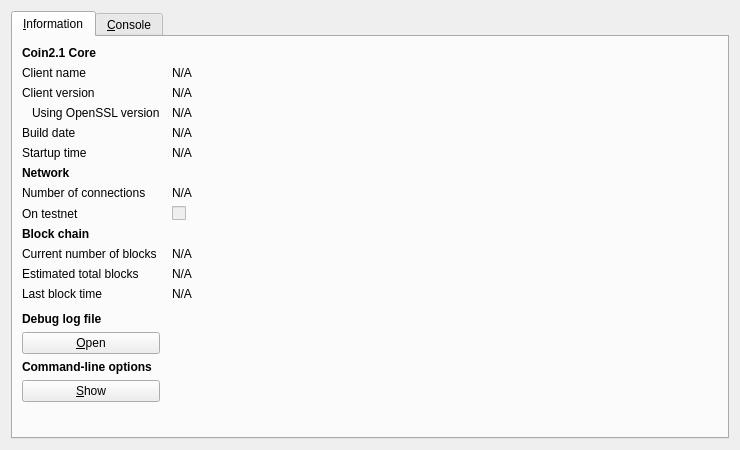
<?xml version="1.0" encoding="UTF-8"?>
<ui version="4.0">
 <class>RPCConsole</class>
 <widget class="QDialog" name="RPCConsole">
  <property name="geometry">
   <rect>
    <x>0</x>
    <y>0</y>
    <width>740</width>
    <height>450</height>
   </rect>
  </property>
  <property name="windowTitle">
   <string>Coin2.1 - Debug window</string>
  </property>
  <layout class="QVBoxLayout" name="verticalLayout_2">
   <item>
    <widget class="QTabWidget" name="tabWidget">
     <property name="currentIndex">
      <number>0</number>
     </property>
     <widget class="QWidget" name="tab_info">
      <attribute name="title">
       <string>&amp;Information</string>
      </attribute>
      <layout class="QGridLayout" name="gridLayout" columnstretch="0,1">
       <property name="horizontalSpacing">
        <number>12</number>
       </property>
       <item row="0" column="0">
        <widget class="QLabel" name="label_9">
         <property name="font">
          <font>
           <weight>75</weight>
           <bold>true</bold>
          </font>
         </property>
         <property name="text">
          <string>Coin2.1 Core</string>
         </property>
        </widget>
       </item>
       <item row="1" column="0">
        <widget class="QLabel" name="label_5">
         <property name="text">
          <string>Client name</string>
         </property>
        </widget>
       </item>
       <item row="1" column="1">
        <widget class="QLabel" name="clientName">
         <property name="cursor">
          <cursorShape>IBeamCursor</cursorShape>
         </property>
         <property name="text">
          <string>N/A</string>
         </property>
         <property name="textFormat">
          <enum>Qt::PlainText</enum>
         </property>
         <property name="textInteractionFlags">
          <set>Qt::LinksAccessibleByMouse|Qt::TextSelectableByKeyboard|Qt::TextSelectableByMouse</set>
         </property>
        </widget>
       </item>
       <item row="2" column="0">
        <widget class="QLabel" name="label_6">
         <property name="text">
          <string>Client version</string>
         </property>
        </widget>
       </item>
       <item row="2" column="1">
        <widget class="QLabel" name="clientVersion">
         <property name="cursor">
          <cursorShape>IBeamCursor</cursorShape>
         </property>
         <property name="text">
          <string>N/A</string>
         </property>
         <property name="textFormat">
          <enum>Qt::PlainText</enum>
         </property>
         <property name="textInteractionFlags">
          <set>Qt::LinksAccessibleByMouse|Qt::TextSelectableByKeyboard|Qt::TextSelectableByMouse</set>
         </property>
        </widget>
       </item>
       <item row="3" column="0">
        <widget class="QLabel" name="label_14">
         <property name="text">
          <string>Using OpenSSL version</string>
         </property>
         <property name="indent">
          <number>10</number>
         </property>
        </widget>
       </item>
       <item row="3" column="1">
        <widget class="QLabel" name="openSSLVersion">
         <property name="cursor">
          <cursorShape>IBeamCursor</cursorShape>
         </property>
         <property name="text">
          <string>N/A</string>
         </property>
         <property name="textFormat">
          <enum>Qt::PlainText</enum>
         </property>
         <property name="textInteractionFlags">
          <set>Qt::LinksAccessibleByMouse|Qt::TextSelectableByKeyboard|Qt::TextSelectableByMouse</set>
         </property>
        </widget>
       </item>
       <item row="4" column="0">
        <widget class="QLabel" name="label_12">
         <property name="text">
          <string>Build date</string>
         </property>
        </widget>
       </item>
       <item row="4" column="1">
        <widget class="QLabel" name="buildDate">
         <property name="cursor">
          <cursorShape>IBeamCursor</cursorShape>
         </property>
         <property name="text">
          <string>N/A</string>
         </property>
         <property name="textFormat">
          <enum>Qt::PlainText</enum>
         </property>
         <property name="textInteractionFlags">
          <set>Qt::LinksAccessibleByMouse|Qt::TextSelectableByKeyboard|Qt::TextSelectableByMouse</set>
         </property>
        </widget>
       </item>
       <item row="5" column="0">
        <widget class="QLabel" name="label_13">
         <property name="text">
          <string>Startup time</string>
         </property>
        </widget>
       </item>
       <item row="5" column="1">
        <widget class="QLabel" name="startupTime">
         <property name="cursor">
          <cursorShape>IBeamCursor</cursorShape>
         </property>
         <property name="text">
          <string>N/A</string>
         </property>
         <property name="textFormat">
          <enum>Qt::PlainText</enum>
         </property>
         <property name="textInteractionFlags">
          <set>Qt::LinksAccessibleByMouse|Qt::TextSelectableByKeyboard|Qt::TextSelectableByMouse</set>
         </property>
        </widget>
       </item>
       <item row="6" column="0">
        <widget class="QLabel" name="label_11">
         <property name="font">
          <font>
           <weight>75</weight>
           <bold>true</bold>
          </font>
         </property>
         <property name="text">
          <string>Network</string>
         </property>
        </widget>
       </item>
       <item row="7" column="0">
        <widget class="QLabel" name="label_7">
         <property name="text">
          <string>Number of connections</string>
         </property>
        </widget>
       </item>
       <item row="7" column="1">
        <widget class="QLabel" name="numberOfConnections">
         <property name="cursor">
          <cursorShape>IBeamCursor</cursorShape>
         </property>
         <property name="text">
          <string>N/A</string>
         </property>
         <property name="textFormat">
          <enum>Qt::PlainText</enum>
         </property>
         <property name="textInteractionFlags">
          <set>Qt::LinksAccessibleByMouse|Qt::TextSelectableByKeyboard|Qt::TextSelectableByMouse</set>
         </property>
        </widget>
       </item>
       <item row="8" column="0">
        <widget class="QLabel" name="label_8">
         <property name="text">
          <string>On testnet</string>
         </property>
        </widget>
       </item>
       <item row="8" column="1">
        <widget class="QCheckBox" name="isTestNet">
         <property name="enabled">
          <bool>false</bool>
         </property>
         <property name="text">
          <string/>
         </property>
        </widget>
       </item>
       <item row="9" column="0">
        <widget class="QLabel" name="label_10">
         <property name="font">
          <font>
           <weight>75</weight>
           <bold>true</bold>
          </font>
         </property>
         <property name="text">
          <string>Block chain</string>
         </property>
        </widget>
       </item>
       <item row="10" column="0">
        <widget class="QLabel" name="label_3">
         <property name="text">
          <string>Current number of blocks</string>
         </property>
        </widget>
       </item>
       <item row="10" column="1">
        <widget class="QLabel" name="numberOfBlocks">
         <property name="cursor">
          <cursorShape>IBeamCursor</cursorShape>
         </property>
         <property name="text">
          <string>N/A</string>
         </property>
         <property name="textFormat">
          <enum>Qt::PlainText</enum>
         </property>
         <property name="textInteractionFlags">
          <set>Qt::LinksAccessibleByMouse|Qt::TextSelectableByKeyboard|Qt::TextSelectableByMouse</set>
         </property>
        </widget>
       </item>
       <item row="11" column="0">
        <widget class="QLabel" name="label_4">
         <property name="text">
          <string>Estimated total blocks</string>
         </property>
        </widget>
       </item>
       <item row="11" column="1">
        <widget class="QLabel" name="totalBlocks">
         <property name="cursor">
          <cursorShape>IBeamCursor</cursorShape>
         </property>
         <property name="text">
          <string>N/A</string>
         </property>
         <property name="textFormat">
          <enum>Qt::PlainText</enum>
         </property>
         <property name="textInteractionFlags">
          <set>Qt::LinksAccessibleByMouse|Qt::TextSelectableByKeyboard|Qt::TextSelectableByMouse</set>
         </property>
        </widget>
       </item>
       <item row="12" column="0">
        <widget class="QLabel" name="label_2">
         <property name="text">
          <string>Last block time</string>
         </property>
        </widget>
       </item>
       <item row="12" column="1">
        <widget class="QLabel" name="lastBlockTime">
         <property name="cursor">
          <cursorShape>IBeamCursor</cursorShape>
         </property>
         <property name="text">
          <string>N/A</string>
         </property>
         <property name="textFormat">
          <enum>Qt::PlainText</enum>
         </property>
         <property name="textInteractionFlags">
          <set>Qt::LinksAccessibleByMouse|Qt::TextSelectableByKeyboard|Qt::TextSelectableByMouse</set>
         </property>
        </widget>
       </item>
       <item row="13" column="0">
        <spacer name="verticalSpacer_2">
         <property name="orientation">
          <enum>Qt::Vertical</enum>
         </property>
         <property name="sizeHint" stdset="0">
          <size>
           <width>20</width>
           <height>20</height>
          </size>
         </property>
        </spacer>
       </item>
       <item row="14" column="0">
        <widget class="QLabel" name="labelDebugLogfile">
         <property name="font">
          <font>
           <weight>75</weight>
           <bold>true</bold>
          </font>
         </property>
         <property name="text">
          <string>Debug log file</string>
         </property>
        </widget>
       </item>
       <item row="15" column="0">
        <widget class="QPushButton" name="openDebugLogfileButton">
         <property name="toolTip">
          <string>Open the Coin2.1 debug log file from the current data directory. This can take a few seconds for large log files.</string>
         </property>
         <property name="text">
          <string>&amp;Open</string>
         </property>
         <property name="autoDefault">
          <bool>false</bool>
         </property>
        </widget>
       </item>
       <item row="16" column="0">
        <widget class="QLabel" name="labelCLOptions">
         <property name="font">
          <font>
           <weight>75</weight>
           <bold>true</bold>
          </font>
         </property>
         <property name="text">
          <string>Command-line options</string>
         </property>
        </widget>
       </item>
       <item row="17" column="0">
        <widget class="QPushButton" name="showCLOptionsButton">
         <property name="toolTip">
          <string>Show the Coin2.1-Qt help message to get a list with possible Coin2.1 command-line options.</string>
         </property>
         <property name="text">
          <string>&amp;Show</string>
         </property>
         <property name="autoDefault">
          <bool>false</bool>
         </property>
        </widget>
       </item>
       <item row="18" column="0">
        <spacer name="verticalSpacer">
         <property name="orientation">
          <enum>Qt::Vertical</enum>
         </property>
         <property name="sizeHint" stdset="0">
          <size>
           <width>20</width>
           <height>40</height>
          </size>
         </property>
        </spacer>
       </item>
      </layout>
     </widget>
     <widget class="QWidget" name="tab_console">
      <attribute name="title">
       <string>&amp;Console</string>
      </attribute>
      <layout class="QVBoxLayout" name="verticalLayout_3">
       <property name="spacing">
        <number>3</number>
       </property>
       <item>
        <widget class="QTextEdit" name="messagesWidget">
         <property name="minimumSize">
          <size>
           <width>0</width>
           <height>100</height>
          </size>
         </property>
         <property name="readOnly">
          <bool>true</bool>
         </property>
         <property name="tabKeyNavigation" stdset="0">
          <bool>false</bool>
         </property>
         <property name="columnCount" stdset="0">
          <number>2</number>
         </property>
        </widget>
       </item>
       <item>
        <layout class="QHBoxLayout" name="horizontalLayout">
         <property name="spacing">
          <number>3</number>
         </property>
         <item>
          <widget class="QLabel" name="label">
           <property name="text">
            <string notr="true">&gt;</string>
           </property>
          </widget>
         </item>
         <item>
          <widget class="QLineEdit" name="lineEdit"/>
         </item>
         <item>
          <widget class="QPushButton" name="clearButton">
           <property name="maximumSize">
            <size>
             <width>24</width>
             <height>24</height>
            </size>
           </property>
           <property name="toolTip">
            <string>Clear console</string>
           </property>
           <property name="text">
            <string/>
           </property>
           <property name="icon">
            <iconset resource="../bitcoin.qrc">
             <normaloff>:/icons/remove</normaloff>:/icons/remove</iconset>
           </property>
           <property name="shortcut">
            <string notr="true">Ctrl+L</string>
           </property>
           <property name="autoDefault">
            <bool>false</bool>
           </property>
          </widget>
         </item>
        </layout>
       </item>
      </layout>
     </widget>
    </widget>
   </item>
  </layout>
 </widget>
 <resources>
  <include location="../bitcoin.qrc"/>
 </resources>
 <connections/>
</ui>
